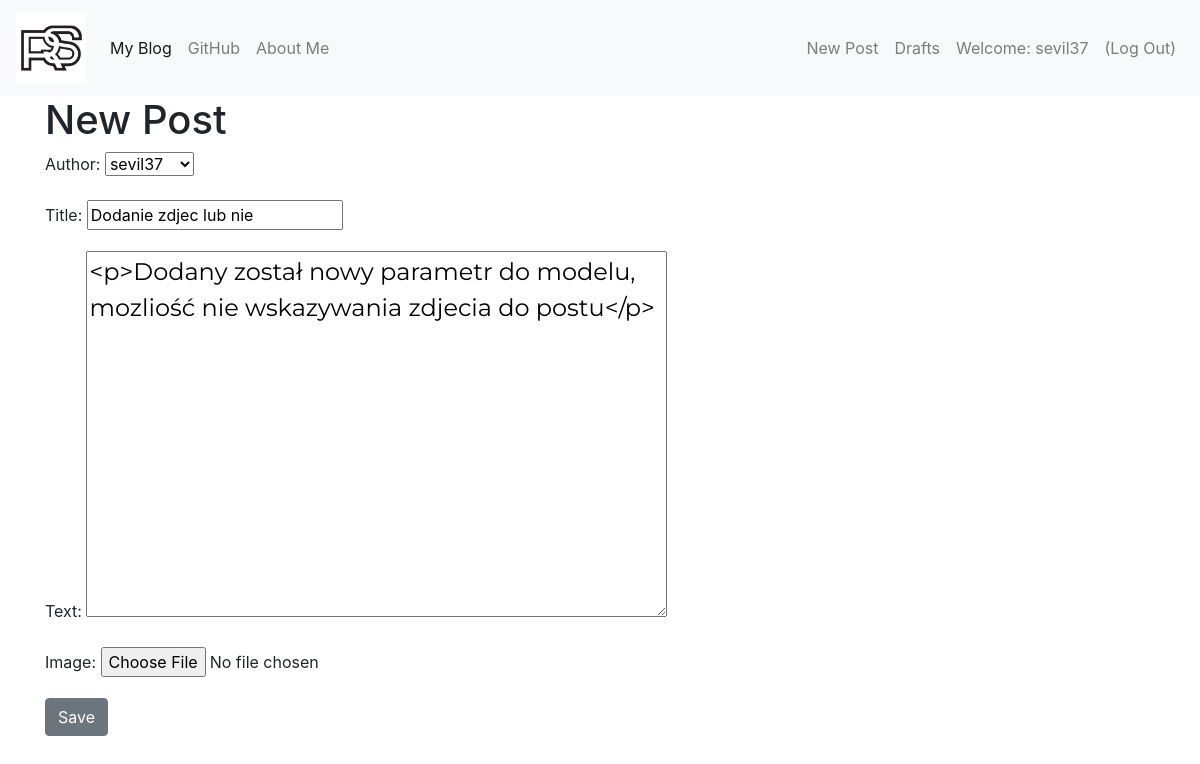
The page /post/27/edit/ (signed in) on the database its author committed.
### blog/models.py (models this page shows, shortened)
class Post(models.Model):
    author = models.ForeignKey('auth.User', on_delete = models.CASCADE)
    title = models.CharField(max_length=200)
    text = models.TextField()
    create_date = models.DateTimeField(default=timezone.now)
    published_date = models.DateTimeField(blank=True, null=True)
    image = models.ImageField(upload_to='images/',blank=True,null=True)

### blog/views.py (the view)
# urls.py: path('post/<int:pk>/edit/',views.PostUpdateView.as_view(),name='post_edit'),
class PostUpdateView(LoginRequiredMixin,UpdateView):
    login_url = '/login/'
    redirect_field_name = 'blog/post_detail.html'
    form_class = PostForm
    model = Post

### blog/forms.py
class PostForm(forms.ModelForm):
    class Meta():
        model = Post
        fields = ('author', 'title', 'text','image')
        widgets = {
            'title':forms.TextInput(attrs={'class':'textinputclass'}),
            'text':forms.Textarea(attrs={'class':'editable medium-editor-textarea postcontent'}),
        }

### blog/templates/blog/post_form.html (shortened to what this page needs)
{% extends "blog/base.html" %}
{% block content %}
  <h1>New Post</h1>
  <form class="post-form" method="POST" action="" enctype="multipart/form-data">
    {{form.as_p}}
    <button type="submit" class="save btn btn-secondary">Save</button>
  </form>
{% endblock %}

### blog/templates/blog/base.html (shortened to what this page needs)
<!DOCTYPE html>
{% load static %}
<html>
  <head>
      <link rel="stylesheet" href="https://maxcdn.bootstrapcdn.com/bootstrap/4.0.0-beta.3/css/bootstrap.min.css">
      <link rel="stylesheet" href="//cdn.jsdelivr.net/npm/medium-editor@latest/dist/css/medium-editor.min.css" type="text/css" media="screen" charset="utf-8">
      <link rel="stylesheet" href="{% static 'css/blog.css' %}">
  </head>
  <body class="loader">
    <nav class="navbar navbar-expand-lg navbar-light bg-light techfont">
      <a class="navbar-brand" mb-0 h1><img src="{% static 'media/RS.png' %}" width="70" height="70" alt=""></a>
      <div class="collapse navbar-collapse" id="navbarSupportedContent">
        <ul class="navbar-nav mr-auto">
          <li class="nav-item active">
            <a class="nav-link" href="{% url 'post_list' %}">My Blog<span class="sr-only">(current)</span></a>
          </li>
          <li class="nav-item">
            <a class="nav-link" href="http://www.github.com/Sevil37">GitHub</a>
          </li>
          <li class="nav-item">
            <a class="nav-link" href="{% url 'about' %}">About Me</a>
          </li>
        </ul>
        <ul class="navbar-nav nav-justify-content-end">
          {% if user.is_authenticated %}
            <li>
              <a class="nav-link" href="{% url 'post_new' %}">New Post</a>
            </li>
            <li>
              <a class="nav-link" href="{% url 'post_draft_list' %}">Drafts</a>
            </li>
            <li>
              <a class="nav-link">Welcome: {{user.username}}</a>
            </li>
            <li>
              <a class="nav-link" href="{% url 'logout' %}">(Log Out)</a>
            </li>
          {% else%}
            <li><a class="navbar-nav justify-content-end" href="{% url 'login' %}">Log in</a></li>
          {% endif %}
        </ul>
      </div>
    </nav>
      <div class="content container">
        <div class="row">
          <div class="col-md-8">
            <div class="blog_posts">
              {% block content %}
              {% endblock %}
            </div>
          </div>
        </div>
      </div>
  </body>
</html>

### blog/static/css/blog.css (style rules this page uses)
.loader { filter:hue-rotate(0deg); color:linear-gradient(45deg,#0f8,#08f); animation:hue 10000ms infinite linear; }
.postcontent { font-family: 'Montserrat'; font-size: 1.5em; }

### rows shown on the page
Post: author "sevil37", title "Dodanie zdjec lub nie", text "<p>Dodany został nowy parametr do modelu, mozliość nie wskazywania zdjecia do postu</p>"

### other values the page prints
{{ user.username }} "sevil37"
